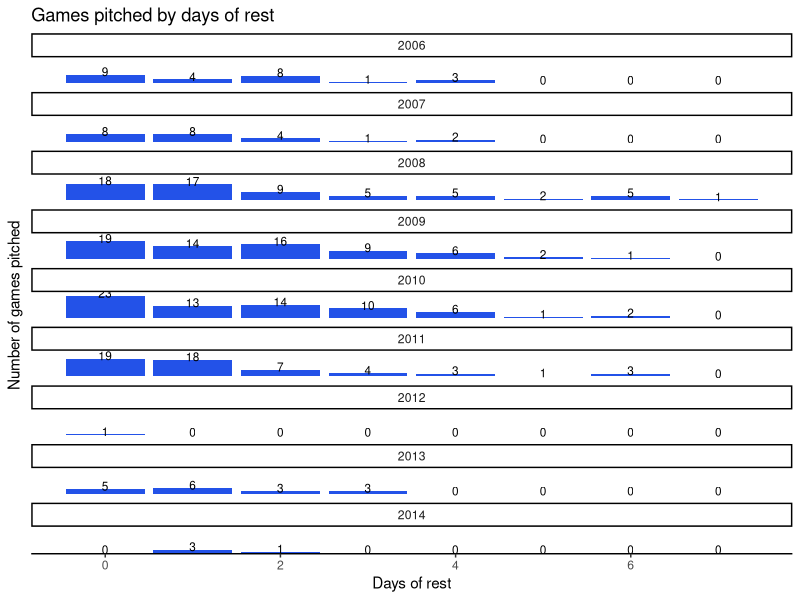

The R script that drew this image:
require(ggplot2)
rest <- read.csv("rest.csv")

ggplot(data=rest, aes(rest, count)) +
  geom_bar(stat="identity", fill="#2352E8") + facet_wrap(~year,ncol=1) +
  geom_text(color="black", aes(y=count+3, label=count), size=3) +
  labs(title="Games pitched by days of rest",
       x="Days of rest", y="Number of games pitched") +
  theme_classic() +
  theme(axis.line.y=element_blank(), axis.text.y=element_blank(), axis.ticks.y=element_blank())